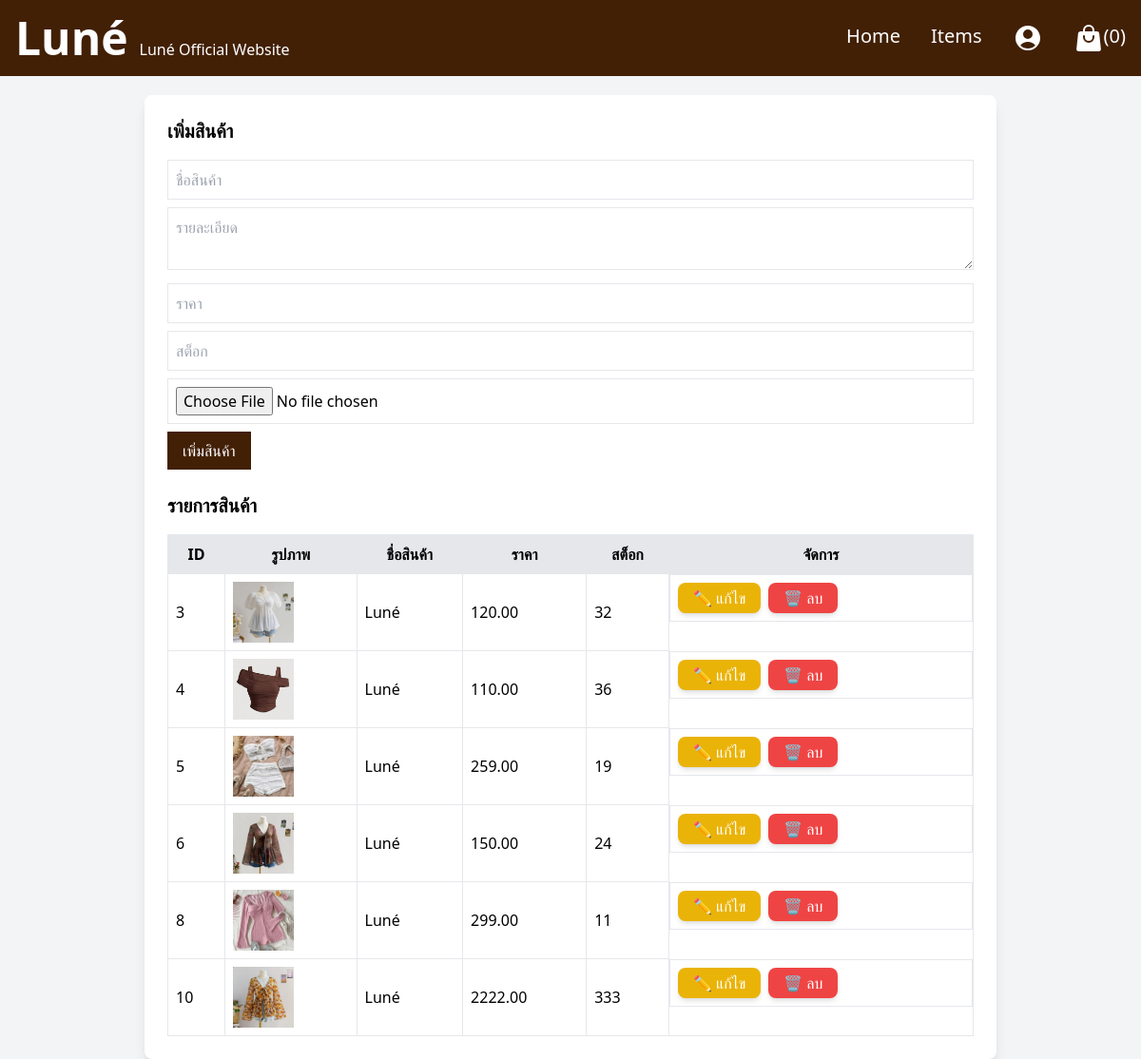
The page /product.php on the database its author committed.
### tables this page shows
CREATE TABLE `products` (
  `product_id` int(11) NOT NULL,
  `name` varchar(100) NOT NULL,
  `description` text DEFAULT NULL,
  `price` decimal(10,2) NOT NULL,
  `stock` int(11) NOT NULL,
  `image` varchar(255) DEFAULT NULL
);

### product.php (the view, shortened to what this page needs)
<?php
include 'db.php';
try {
    $stmt = $pdo->query("SELECT * FROM products");
    $products = $stmt->fetchAll(PDO::FETCH_ASSOC);
} catch (PDOException $e) {
    die("เกิดข้อผิดพลาดในการดึงข้อมูลสินค้า: " . $e->getMessage());
}
?>
<!DOCTYPE html>
<html lang="th">
<head>
    <script src="https://cdn.tailwindcss.com"></script>
</head>
<body class="bg-gray-100">
    <nav class="bg-yellow-950 p-4 flex justify-between items-center text-white">
      <div class="flex gap-3 items-center">
        <h1 class="font-bold text-5xl">Luné</h1>
        <p class="hidden md:block mt-6">Luné Official Website</p>
      </div>
      <div class="hidden md:flex text-xl gap-4 space-x-4">
        <a href="index.php" class="hover:text-yellow-500">Home</a>
        <a href="items.php" class="hover:text-yellow-500">Items</a>
        <a href="login.php" class="hover:text-yellow-500"
          >
        </a>
        <a href="cart.php" class="hover:text-yellow-500 flex"
          >
          (<span id="cart-count">0</span>)</a
        >
      </div>
    </nav>
    <div class="max-w-4xl mx-auto bg-white p-6 rounded-lg shadow-lg mt-5">
        <h2 class="text-xl font-bold mb-4">เพิ่มสินค้า</h2>
        <form method="POST" enctype="multipart/form-data" class="mb-6">
            <input type="text" name="name" placeholder="ชื่อสินค้า" class="border p-2 w-full mb-2" required>
            <textarea name="description" placeholder="รายละเอียด" class="border p-2 w-full mb-2"></textarea>
            <input type="number" name="price" placeholder="ราคา" class="border p-2 w-full mb-2" required>
            <input type="number" name="stock" placeholder="สต็อก" class="border p-2 w-full mb-2" required>
            <input type="file" name="image" class="border p-2 w-full mb-2" required>
            <button type="submit" name="add_product" class="bg-yellow-950 text-white hover:bg-yellow-500 px-4 py-2">เพิ่มสินค้า</button>
        </form>
        <h2 class="text-xl font-bold mb-4">รายการสินค้า</h2>
        <table class="w-full border-collapse border">
            <tr class="bg-gray-200">
                <th class="border p-2">ID</th>
                <th class="border p-2">รูปภาพ</th>
                <th class="border p-2">ชื่อสินค้า</th>
                <th class="border p-2">ราคา</th>
                <th class="border p-2">สต็อก</th>
                <th class="border p-2">จัดการ</th>
            </tr>
            <?php foreach ($products as $row) { ?>
            <tr>
                <td class="border p-2"><?php echo $row['product_id']; ?></td>
                <td class="border p-2">
                    <img src="uploads/<?php echo htmlspecialchars($row['image']); ?>" alt="<?php echo htmlspecialchars($row['name']); ?>" class="w-16 h-16 object-cover">
                </td>
                <td class="border p-2"><?php echo htmlspecialchars($row['name']); ?></td>
                <td class="border p-2"><?php echo htmlspecialchars($row['price']); ?></td>
                <td class="border p-2"><?php echo htmlspecialchars($row['stock']); ?></td>
                <td class="border p-2 flex space-x-2">
    <a href="edit_product.php?id=<?php echo $row['product_id']; ?>"
       class="bg-yellow-500 hover:bg-yellow-600 text-white px-4 py-1 rounded-lg shadow-md transition" onclick="return confirm('⚠️ คุณแน่ใจหรือไม่ว่าต้องการแก้ไขสินค้านี้?');">
       ✏️ แก้ไข
    </a>
    <a href="product.php?delete=<?php echo $row['product_id']; ?>"
       class="bg-red-500 hover:bg-red-600 text-white px-4 py-1 rounded-lg shadow-md transition"
       onclick="return confirm('⚠️ คุณแน่ใจหรือไม่ว่าต้องการลบสินค้านี้?');">
       🗑️ ลบ
    </a>
</td>
            </tr>
            <?php } ?>
        </table>
    </div>
</body>
</html>

### rows shown on the page
products: product_id "3", image (picture), name "Luné", price "120.00", stock "32"
products: product_id "4", image (picture), name "Luné", price "110.00", stock "36"
products: product_id "5", image (picture), name "Luné", price "259.00", stock "19"
products: product_id "6", image (picture), name "Luné", price "150.00", stock "24"
products: product_id "8", image (picture), name "Luné", price "299.00", stock "11"
products: product_id "10", image (picture), name "Luné", price "2222.00", stock "333"
